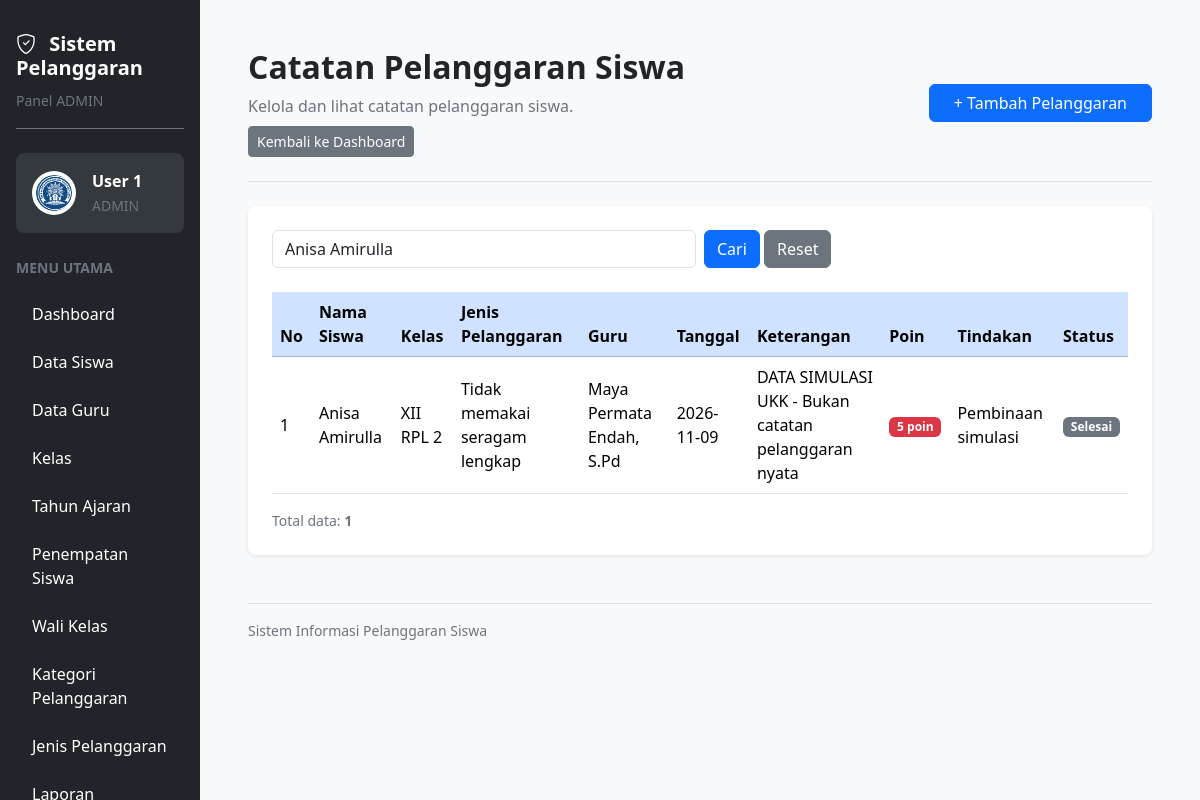
Before: /catatan_pelanggaran.php?cari=Anisa Amirulla (signed in) with the older database file.
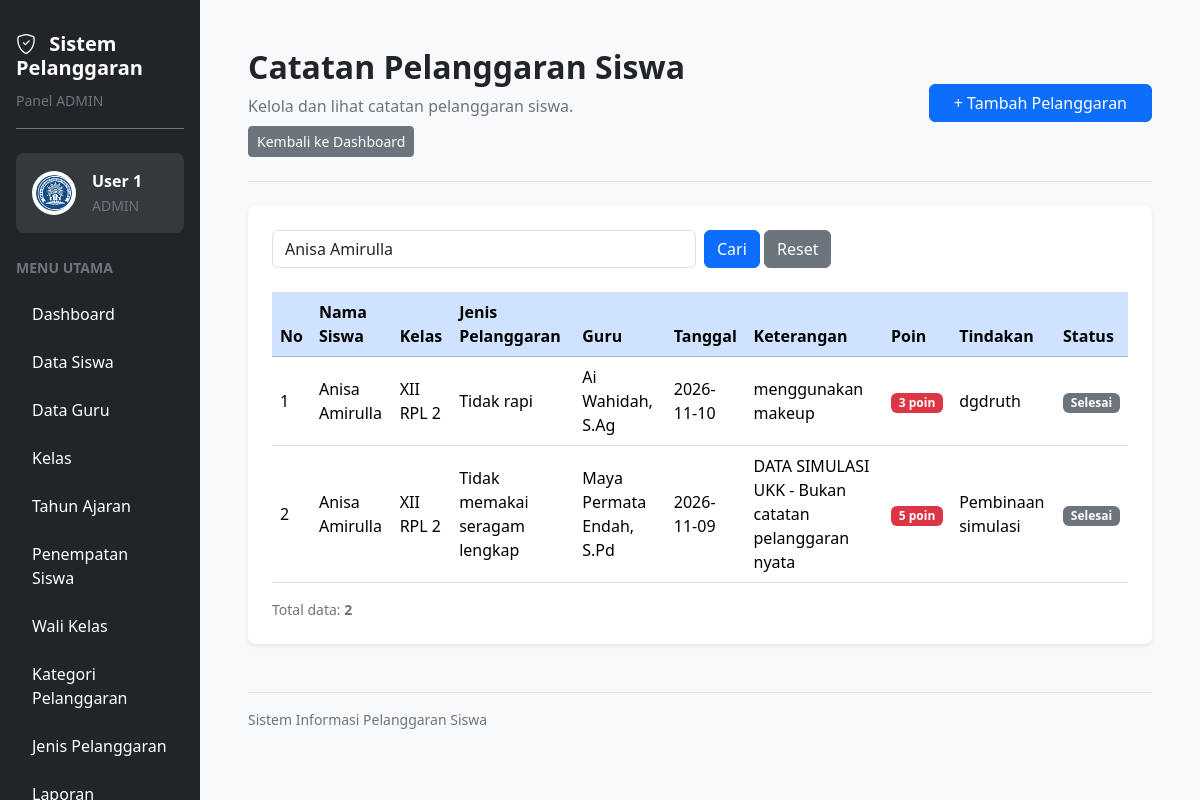
After: the same page with the newer database file.
### tables this page shows
CREATE TABLE `t_pelanggaran_siswa` (
  `id` int(11) NOT NULL,
  `tahun_ajaran_id` int(11) NOT NULL,
  `siswa_id` int(11) NOT NULL,
  `nama_siswa` varchar(150) NOT NULL,
  `kelas_id` int(11) NOT NULL,
  `nama_kelas` varchar(100) NOT NULL,
  `pelanggaran_id` int(11) NOT NULL,
  `nama_pelanggaran` varchar(150) NOT NULL,
  `pelanggaran_kategori_id` int(11) NOT NULL,
  `guru_id` int(11) NOT NULL,
  `nama_guru` varchar(150) NOT NULL,
  `tanggal` date NOT NULL,
  `keterangan` text NOT NULL,
  `poin` int(11) NOT NULL,
  `tindakan` text NOT NULL,
  `status` varchar(30) NOT NULL,
  `created_at` timestamp NOT NULL DEFAULT current_timestamp(),
  `updated_at` timestamp NOT NULL DEFAULT current_timestamp()
);

### catatan_pelanggaran.php (the view, shortened to what this page needs)
<?php
$role = strtolower(trim($_SESSION['role'] ?? ''));
require_once __DIR__ . "/config/koneksi.php";
$cari = trim($_GET['cari'] ?? '');
if ($cari !== '') {
    $stmt = mysqli_prepare(
        $koneksi,
        "SELECT * FROM t_pelanggaran_siswa
         WHERE nama_siswa LIKE ?
            OR nama_kelas LIKE ?
            OR nama_pelanggaran LIKE ?
            OR nama_guru LIKE ?
         ORDER BY tanggal DESC, id DESC"
    );
    $kata = "%".$cari."%";
    mysqli_stmt_bind_param($stmt, "ssss", $kata, $kata, $kata, $kata);
    mysqli_stmt_execute($stmt);
    $data = mysqli_stmt_get_result($stmt);
} else {
    $data = mysqli_query(
        $koneksi,
        "SELECT * FROM t_pelanggaran_siswa
         ORDER BY tanggal DESC, id DESC"
    );
}
$totalData = mysqli_num_rows($data);
$nama = htmlspecialchars($_SESSION['name'] ?? 'Pengguna', ENT_QUOTES, 'UTF-8');
?>
<!DOCTYPE html>
<html lang="id">
<head>
    <link href="https://cdn.jsdelivr.net/npm/bootstrap@5.3.3/dist/css/bootstrap.min.css" rel="stylesheet">
    <link href="https://cdn.jsdelivr.net/npm/bootstrap-icons@1.11.3/font/bootstrap-icons.min.css" rel="stylesheet">
    <link href="https://cdn.datatables.net/2.3.4/css/dataTables.bootstrap5.min.css" rel="stylesheet">
</head>
<body class="bg-light overflow-hidden">
<div class="container-fluid vh-100 overflow-hidden">
    <div class="row h-100 flex-nowrap">
        <aside class="col-12 col-md-3 col-lg-2 bg-dark vh-100 overflow-auto position-sticky top-0 p-3">
            <div class="text-white mb-4 pt-3 pb-3 border-bottom border-secondary">
                <h5 class="fw-bold mb-2">
                    <i class="bi bi-shield-check me-2"></i>
                    Sistem Pelanggaran
                </h5>
                <small class="text-secondary">Panel <?= strtoupper($role); ?></small>
            </div>
            <div class="bg-secondary bg-opacity-25 rounded-3 p-3 mb-4">
                <div class="d-flex align-items-center gap-3">
                    <img src="logo.png" alt="Logo Aplikasi" width="44" height="44" class="rounded-circle bg-white p-1">
                    <div class="text-white text-break">
                        <div class="fw-semibold"><?= $nama; ?></div>
                        <small class="text-secondary"><?= strtoupper($role); ?></small>
                    </div>
                </div>
            </div>
            <div class="text-secondary small fw-semibold mb-3">MENU UTAMA</div>
            <ul class="nav nav-pills flex-column gap-2">
                <li class="nav-item">
                    <a href="dashboard.php" class="nav-link text-white rounded-2 py-2 px-3">Dashboard</a>
                </li>
                <?php if ($role === 'admin'): ?>
                    <li class="nav-item"><a href="siswa.php" class="nav-link text-white rounded-2 py-2 px-3">Data Siswa</a></li>
                    <li class="nav-item"><a href="guru.php" class="nav-link text-white rounded-2 py-2 px-3">Data Guru</a></li>
                    <li class="nav-item"><a href="kelas.php" class="nav-link text-white rounded-2 py-2 px-3">Kelas</a></li>
                    <li class="nav-item"><a href="tahun_ajaran.php" class="nav-link text-white rounded-2 py-2 px-3">Tahun Ajaran</a></li>
                    <li class="nav-item"><a href="penempatan_siswa.php" class="nav-link text-white rounded-2 py-2 px-3">Penempatan Siswa</a></li>
                    <li class="nav-item"><a href="wali_kelas.php" class="nav-link text-white rounded-2 py-2 px-3">Wali Kelas</a></li>
                    <li class="nav-item"><a href="kategori_pelanggaran.php" class="nav-link text-white rounded-2 py-2 px-3">Kategori Pelanggaran</a></li>
                    <li class="nav-item"><a href="jenis_pelanggaran.php" class="nav-link text-white rounded-2 py-2 px-3">Jenis Pelanggaran</a></li>
                    <li class="nav-item"><a href="laporan.php" class="nav-link text-white rounded-2 py-2 px-3">Laporan</a></li>
                <?php endif; ?>
            </ul>
        </aside>
        <main class="col-12 col-md-9 col-lg-10 vh-100 overflow-auto p-3 p-lg-5">
            <div class="d-flex flex-wrap justify-content-between align-items-center gap-3 mb-4 pb-4 border-bottom">
                <div>
                    <h2 class="fw-bold mb-2">Catatan Pelanggaran Siswa</h2>
                    <p class="text-secondary mb-2">
                        Kelola dan lihat catatan pelanggaran siswa.
                    </p>
                    <a href="dashboard.php" class="btn btn-secondary btn-sm">
                        Kembali ke Dashboard
                    </a>
                </div>
                <a href="tambah_pelanggaran.php" class="btn btn-primary rounded-2 px-4">
                    + Tambah Pelanggaran
                </a>
            </div>
            <div class="card border-0 shadow-sm rounded-3">
                <div class="card-body p-3 p-lg-4">
                    <form method="GET" class="row g-2 mb-4">
                        <div class="col-md-6">
                            <input
                                type="text"
                                name="cari"
                                class="form-control"
                                placeholder="Cari nama siswa, kelas, pelanggaran, atau guru"
                                value="<?= htmlspecialchars($cari, ENT_QUOTES, 'UTF-8'); ?>"
                            >
                        </div>
                        <div class="col-auto">
                            <button type="submit" class="btn btn-primary">Cari</button>
                            <a href="catatan_pelanggaran.php" class="btn btn-secondary">Reset</a>
                        </div>
                    </form>
                    <div class="table-responsive">
                        <table id="tabelPelanggaran" class="table table-hover align-middle">
                            <thead>
                                <tr class="table-primary">
                                    <th>No</th>
                                    <th>Nama Siswa</th>
                                    <th>Kelas</th>
                                    <th>Jenis Pelanggaran</th>
                                    <th>Guru</th>
                                    <th>Tanggal</th>
                                    <th>Keterangan</th>
                                    <th>Poin</th>
                                    <th>Tindakan</th>
                                    <th>Status</th>
                                </tr>
                            </thead>
                            <tbody>
                                <?php $no = 1; ?>
                                <?php while ($row = mysqli_fetch_assoc($data)): ?>
                                    <tr>
                                        <td><?= $no++; ?></td>
                                        <td><?= htmlspecialchars($row['nama_siswa'] ?? '', ENT_QUOTES, 'UTF-8'); ?></td>
                                        <td><?= htmlspecialchars($row['nama_kelas'] ?? '', ENT_QUOTES, 'UTF-8'); ?></td>
                                        <td><?= htmlspecialchars($row['nama_pelanggaran'] ?? '', ENT_QUOTES, 'UTF-8'); ?></td>
                                        <td><?= htmlspecialchars($row['nama_guru'] ?? '', ENT_QUOTES, 'UTF-8'); ?></td>
                                        <td><?= htmlspecialchars($row['tanggal'] ?? '', ENT_QUOTES, 'UTF-8'); ?></td>
                                        <td><?= htmlspecialchars($row['keterangan'] ?? '', ENT_QUOTES, 'UTF-8'); ?></td>
                                        <td><span class="badge bg-danger"><?= (int)($row['poin'] ?? 0); ?> poin</span></td>
                                        <td><?= htmlspecialchars($row['tindakan'] ?? '', ENT_QUOTES, 'UTF-8'); ?></td>
                                        <td>
                                            <?php if (($row['status'] ?? '') === 'Diproses'): ?>
                                                <span class="badge bg-success">Diproses</span>
                                            <?php else: ?>
                                                <span class="badge bg-secondary">
                                                    <?= htmlspecialchars($row['status'] ?? '', ENT_QUOTES, 'UTF-8'); ?>
                                                </span>
                                            <?php endif; ?>
                                        </td>
                                    </tr>
                                <?php endwhile; ?>
                            </tbody>
                        </table>
                    </div>
                    <p class="text-secondary small mb-0">
                        Total data: <strong><?= $totalData; ?></strong>
                    </p>
                </div>
            </div>
            <div class="text-secondary small mt-5 pt-3 border-top">
                Sistem Informasi Pelanggaran Siswa
            </div>
        </main>
    </div>
</div>
</body>
</html>

Changed rows visible on the page:
added t_pelanggaran_siswa: nama_siswa "Anisa Amirulla", nama_kelas "XII RPL 2", nama_pelanggaran "Tidak rapi", nama_guru "Ai Wahidah, S.Ag", tanggal "2026-11-10", keterangan "menggunakan makeup", poin "3", tindakan "dgdruth", status "Selesai"
Other visible differences:
$totalData: "1" → "2"
